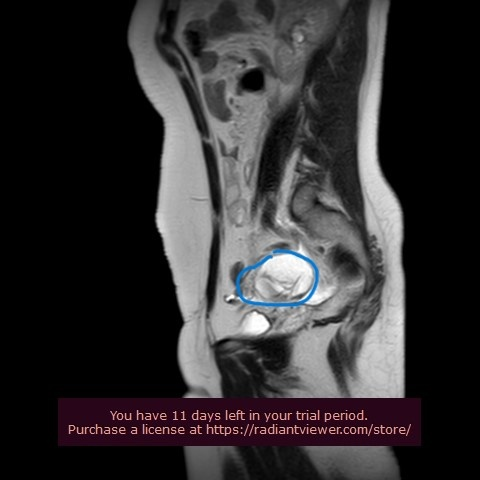
#> input picture image processing/input1.jpg, 480 x 480 px, found by its file name
$ jupyter execute 'image processing.ipynb'
#> lines starting #> are read from the running program, lines starting #| are printed output that depends on the picture; after the words box and inside, x2 and y2 are one past the last pixel; in counts of white or black regions, pixels touching at a corner belong together
[cell 1]
import cv2
import numpy as np

[cell 2]
def process(path, out_path, size=480):
#> called with size = 480
    img = cv2.imread(path)
#> img is the input picture: shape (480, 480, 3); mean B, G, R 49.1, 47.6, 50.1
    img = cv2.resize(img, (size, size))

    # 1) HSV + threshold
    hsv = cv2.cvtColor(img, cv2.COLOR_BGR2HSV)
#> hsv: shape (480, 480, 3); mean H, S, V 17, 19, 50.8
    lower_blue = np.array([95, 120, 120]) # [179,255,255]
    upper_blue = np.array([130, 255, 255])
    blue = cv2.inRange(hsv, lower_blue, upper_blue)
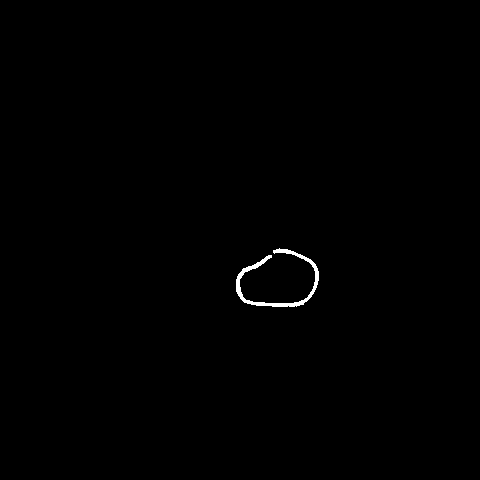
#> blue: shape (480, 480); 0.35% white; 1 white region, box (x1, y1, x2, y2) and area: (236, 248, 319, 307) 810

    # 2) نقفل الفجوات الصغيرة في الخط
    kernel = cv2.getStructuringElement(cv2.MORPH_ELLIPSE, (15, 15))
    blue = cv2.morphologyEx(blue, cv2.MORPH_CLOSE, kernel, iterations=2) # closing= dilation + erosion
#> blue: shape (480, 480); 0.38% white; 1 white region

    # 3) ناخد أكبر contour ونملاه
    contours, _ = cv2.findContours(blue, cv2.RETR_EXTERNAL, cv2.CHAIN_APPROX_SIMPLE)
#> contours = 1 contour; box (x1, y1, x2, y2) and area: (236, 248, 319, 307) 3612
    mask = np.zeros((size, size), np.uint8)
    if contours:
        biggest = max(contours, key=cv2.contourArea)
#> biggest = contour of 96 points, box (x1, y1, x2, y2) (236, 248, 319, 307), area 3612
        cv2.drawContours(mask, [biggest], -1, 255, thickness=cv2.FILLED)
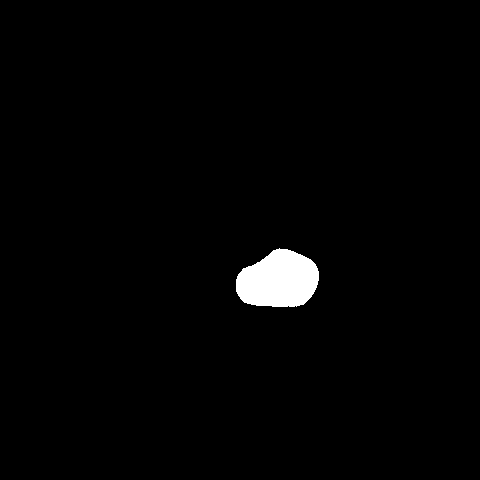
#> mask: shape (480, 480); 1.6% white; 1 white region, box (x1, y1, x2, y2) and area: (236, 248, 319, 307) 3716

    # fill holes: لو الخط مقفول، الفلود فيل من الخارج بيسيب الجوه ونضيفه
    ff = mask.copy()
    h, w = ff.shape
#> h = 480; w = 480
    cv2.floodFill(ff, np.zeros((h + 2, w + 2), np.uint8), (0, 0), 255)
#> ff: shape (480, 480); every value is 255
    mask = mask | cv2.bitwise_not(ff)

    # 4) نجمع الأصلية + الماسك جنب بعض (480x960)
    mask_bgr = cv2.cvtColor(mask, cv2.COLOR_GRAY2BGR)
    result = np.hstack([img, mask_bgr])  # 3 channel
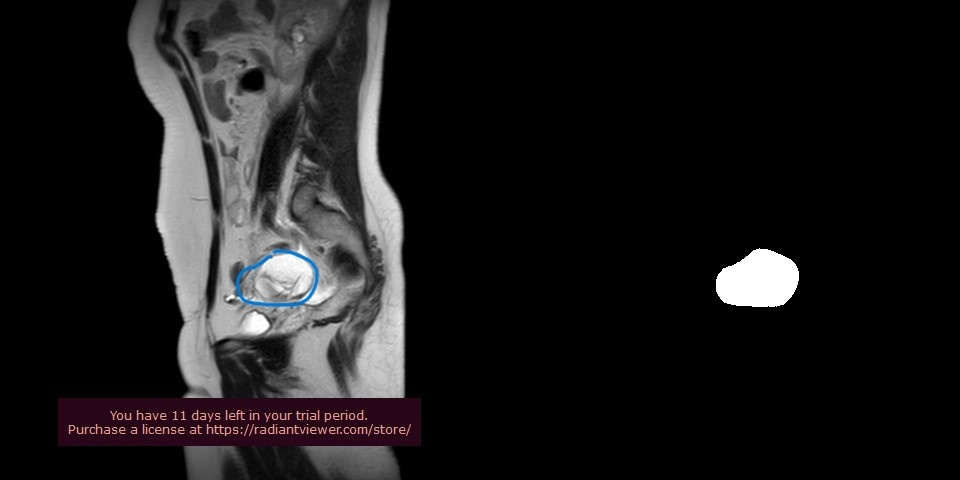
#> result: shape (480, 960, 3); mean B, G, R 26.6, 25.8, 27.1
    cv2.imwrite(out_path, result)
    return result

$ run again, with image processing/input2.jpg copied over image processing/input1.jpg
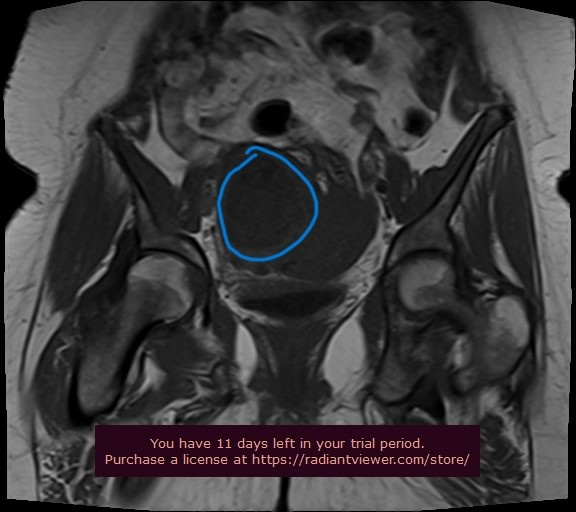
#> input picture image processing/input2.jpg, 576 x 512 px, found by its file name
#> in process, img is the input picture: shape (512, 576, 3); mean B, G, R 60.3, 58.8, 60.9
#> img: shape (480, 480, 3)
#> hsv: shape (480, 480, 3); mean H, S, V 15.9, 16.3, 61.7
#> in process, `blue = cv2.inRange(hsv, lower_blue, upper_blue)`:
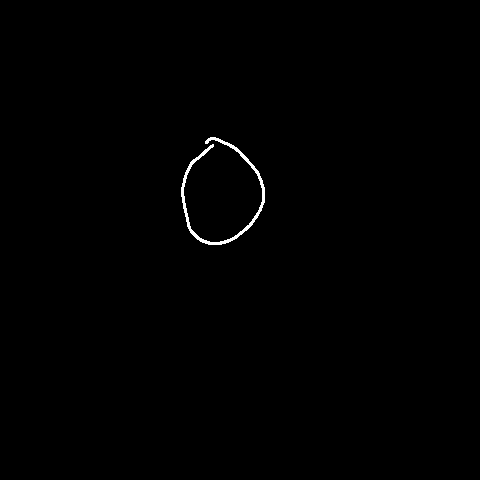
#> blue: shape (480, 480); 0.4% white; 1 white region, box (x1, y1, x2, y2) and area: (181, 137, 265, 245) 923
#> contours = 1 contour; box (x1, y1, x2, y2) and area: (181, 137, 265, 245) 6486
#> biggest = contour of 130 points, box (x1, y1, x2, y2) (181, 137, 265, 245), area 6486
#> mask: shape (480, 480); 2.9% white; 1 white region, box (x1, y1, x2, y2) and area: (181, 137, 265, 245) 6618
#> ff: shape (480, 480); every value is 255
#> in process, `result = np.hstack([img, mask_bgr])`:
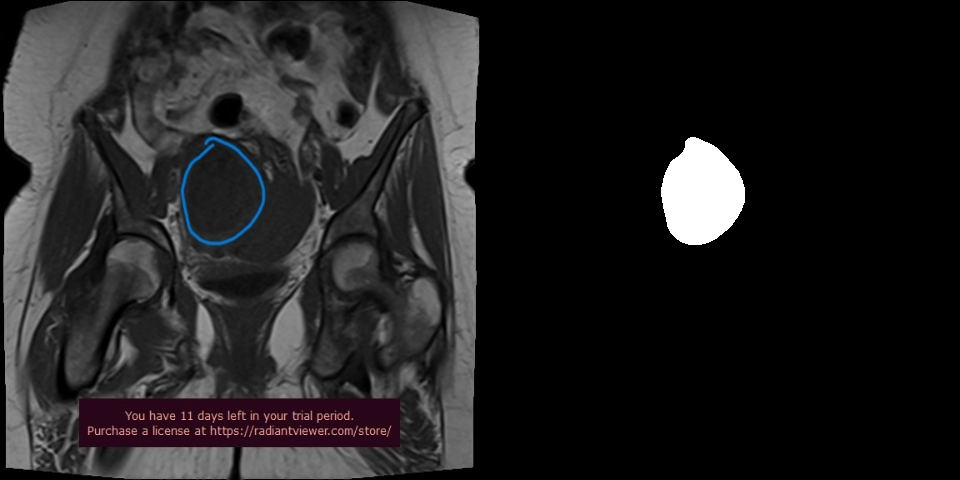
#> result: shape (480, 960, 3); mean B, G, R 33.8, 33, 34.1
